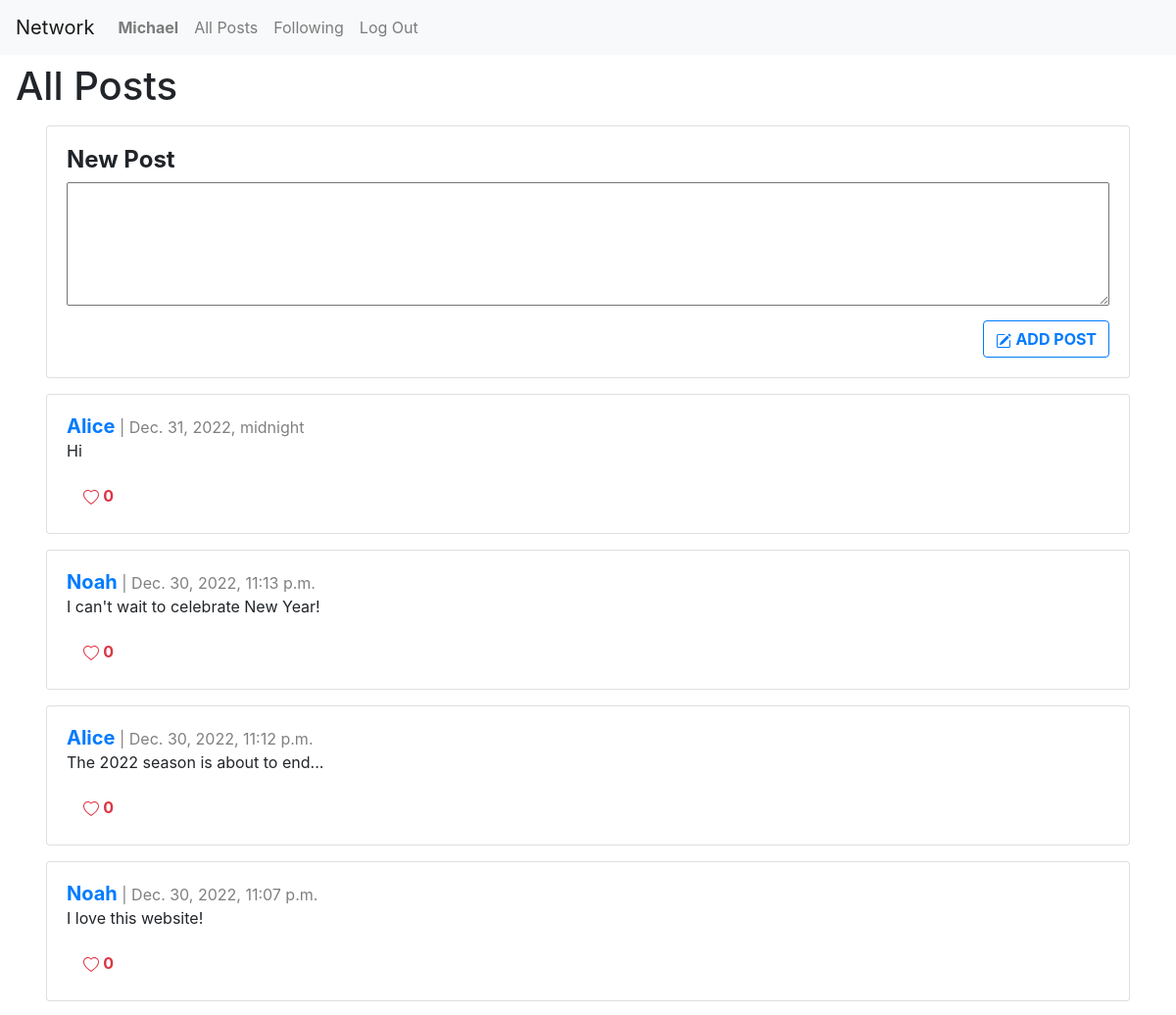
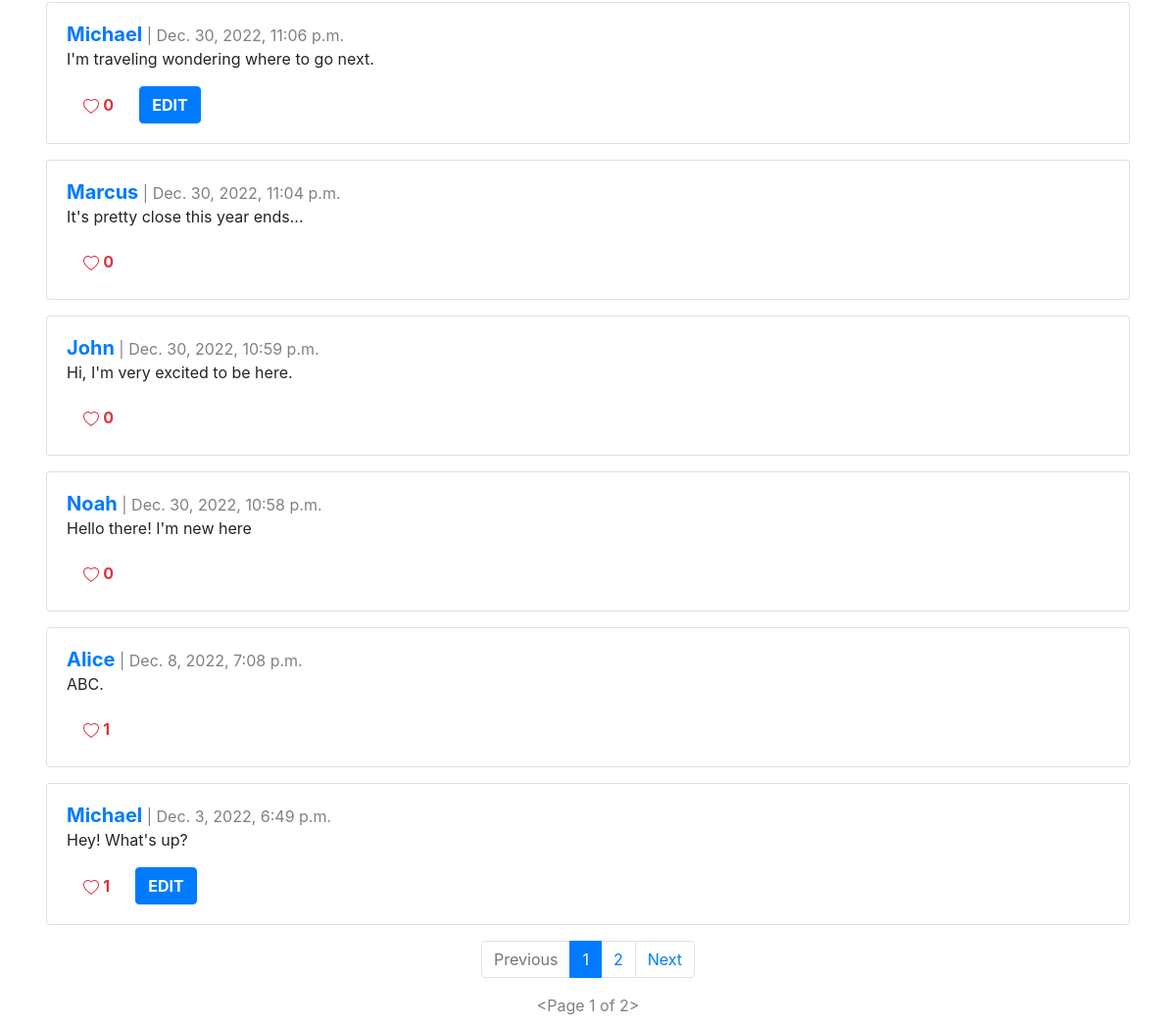
Page / (signed in) on the committed database (2 pictures, top to bottom).
### network/models.py (models this page shows, shortened)
class User(AbstractUser):
    pass

class Post(models.Model):
    author = models.ForeignKey("User", on_delete=models.CASCADE, related_name="user")
    description = models.CharField(max_length=1000)
    timestamp = models.DateTimeField(auto_now_add=True)

### network/views.py (the view)
# urls.py: path("", views.index, name="index"),
def index(request):
    posts = Post.objects.all().order_by("id").reverse()
    p = Paginator(posts, 10)
    pageNumber = request.GET.get('page')
    postsPage = p.get_page(pageNumber)
    totalLikes = Like.objects.all()
    postsLiked = []
    try:
        for like in totalLikes:
            if like.user.id == request.user.id:
                postsLiked.append(like.post.id)
    except:
        postsLiked = []
    return render(request, "network/index.html", {
        "posts": posts,
        "postsPage": postsPage,
        "postsLiked": postsLiked,
        "totalLikes": totalLikes
    })

### network/templates/network/index.html (shortened to what this page needs)
{% extends "network/layout.html" %}
{% block body %}
<div class="main-title">
    <h1>All Posts</h1>
</div>
<div class="main-content">
    {% if user.is_authenticated %}
    <div class="row">
        <div class="col">
            <div class="card h-100" id="post-grid">
                <div class="card-body">
                    <form action="{% url 'newPost' %}" method="POST">
                        <h4><strong>New Post</strong></h4>
                        <textarea name="newPostText" id="newPostText" rows="4"></textarea>
                        <div align="right">
                            <button id="newPostButton" type="submit" name="newPostButton"
                                class="btn btn-outline-primary">
                                <strong>ADD POST</strong>
                            </button>
                        </div>
                    </form>
                </div>
            </div>
        </div>
    </div>
    {% else %}
    <div class="alert alert-danger" role="alert">
        Please sign in or register to be able to add a post.
    </div>
    {% endif %}
    {% for post in postsPage %}
    <div class="row">
        <div class="col">
            <div class="card h-100" id="post-grid">
                <div class="card-body">
                    <h5 style="display: inline" class="card-title"><a href="{% url 'profilePage' user_id=post.author.id %}"><strong>{{ post.author }}</strong></a></h5>
                    <div style="display: inline; color: gray;" class="card-date"> | {{ post.timestamp }}</div>
                    <p class="card-text" id="description{{post.id}}">{{ post.description }}</p>
                    <div class="card-buttonsContainer">
                        {% if user.is_authenticated %}
                            {% if post.id in postsLiked %}
                            <div align="left" class="card-button">
                                <button id="heartButton{{post.id}}" onClick="likeHandler('{{ post.id }}', '{{postsLiked}}', '{{post.post_like.count}}')" type="submit" name="heartButton" class="btn btn-outline-danger heartButton">
                                    <svg xmlns="http://www.w3.org/2000/svg" width="16" height="16" fill="currentColor"
                                        class="bi bi-heart-fill" viewBox="0 0 16 16">
                                        <path fill-rule="evenodd"
                                            d="M8 1.314C12.438-3.248 23.534 4.735 8 15-7.534 4.736 3.562-3.248 8 1.314z" />
                                    </svg>
                                    <strong>{{ post.post_like.count }}</strong>
                                </button>
                            </div>
                            {% else %}
                            <div align="left" class="card-button">
                                <button id="heartButton{{post.id}}" onClick="likeHandler('{{ post.id }}', '{{postsLiked}}', '{{post.post_like.count}}')" type="submit" name="heartButton" class="btn btn-outline-danger heartButton">
                                    <strong>{{ post.post_like.count }}</strong>
                                </button>
                            </div>
                            {% endif %}
                        {% endif %}
                        {% if user.is_authenticated and user == post.author %}
                        <div align="right" class="card-button">
                            <button class="btn btn-primary" type="button" data-bs-toggle="modal" data-bs-target="#editPost{{ post.id }}"><strong>EDIT</strong></button>
                        </div>
                        {% endif %}
                    </div>
                </div>
            </div>
        </div>
    </div>
    {% endfor %}
    <nav aria-label="...">
        <ul class="pagination d-flex justify-content-center">
            {% if postsPage.has_previous %}
                <li class="page-item">
                    <a class="page-link" href="?page={{ postsPage.previous_page_number }}">Previous</a>
                </li>
            {% else %}
                <li class="page-item disabled">
                    <a class="page-link">Previous</a>
                </li>
            {% endif %}
            {% for pageNumber in postsPage.paginator.page_range %}
                {% if postsPage.number == pageNumber %}
                    <li class="page-item active" aria-current="page">
                        <a class="page-link">{{pageNumber}}</a>
                    </li>
                {% else %}
                    <a href="?page={{ pageNumber }}" class="page-link">
                        {{ pageNumber }}
                    </a>
                {% endif %}
            {% endfor %}
            {% if postsPage.has_next %}
                <li class="page-item">
                    <a class="page-link" href="?page={{ postsPage.next_page_number }}">Next</a>
                </li>
            {% else %}
                <li class="page-item disabled">
                    <a class="page-link">Next</a>
                </li>
            {% endif %}
        </ul>
    </nav>
    <div class="d-flex justify-content-center" style="color: gray;" class="card-date">{{ postsPage }}</div>
</div>
{% endblock %}

### network/templates/network/layout.html (shortened to what this page needs)
{% load static %}
<!DOCTYPE html>
<html lang="en">
    <head>
        <link rel="stylesheet" href="https://stackpath.bootstrapcdn.com/bootstrap/4.4.1/css/bootstrap.min.css">
        <link rel="stylesheet" href="https://cdn.jsdelivr.net/npm/bootstrap-icons@1.10.2/font/bootstrap-icons.css">
        <link rel="stylesheet" href="https://use.fontawesome.com/releases/v5.8.2/css/all.css">
        <link href="{% static 'network/styles.css' %}" rel="stylesheet">
    </head>
    <body>
        <nav class="navbar navbar-expand-lg navbar-light bg-light">
            <a class="navbar-brand" href="{% url 'index' %}">Network</a>
            <div>
              <ul class="navbar-nav mr-auto">
                {% if user.is_authenticated %}
                    <li class="nav-item">
                        <a class="nav-link" href="{% url 'profilePage' user_id=user.id%}"><strong>{{ user.username }}</strong></a>
                    </li>
                {% endif %}
                <li class="nav-item">
                  <a class="nav-link" href="{% url 'index' %}">All Posts</a>
                </li>
                {% if user.is_authenticated %}
                    <li class="nav-item">
                        <a class="nav-link" href="{% url 'following' %}">Following</a>
                    </li>
                    <li class="nav-item">
                        <a class="nav-link" href="{% url 'logout' %}">Log Out</a>
                    </li>
                {% endif %}
              </ul>
            </div>
          </nav>
        <div class="body">
            {% block body %}
            {% endblock %}
        </div>
    </body>
</html>

### network/static/network/styles.css (style rules this page uses)
textarea { width: 100%; font-size: 20px; }
.row { margin: 1em 0em; }
.card-button { display: inline; margin: 0em .3em; }
.main-title { margin: .5em 1em; }
.main-content { margin: .4em 2em; }
.heartButton { border: none; }
#newPostButton { margin: .6em 0em 0em; }

### rows in the picture
User: username "Michael"
Post: author "Alice", timestamp "Dec. 31, 2022, midnight", description "Hi", post_like.count "0"
Post: author "Noah", timestamp "Dec. 30, 2022, 11:13 p.m.", description "I can't wait to celebrate New Year!", post_like.count "0"
Post: author "Alice", timestamp "Dec. 30, 2022, 11:12 p.m.", description "The 2022 season is about to end...", post_like.count "0"
Post: author "Noah", timestamp "Dec. 30, 2022, 11:07 p.m.", description "I love this website!", post_like.count "0"
Post: author "Michael", timestamp "Dec. 30, 2022, 11:06 p.m.", description "I'm traveling wondering where to go next.", post_like.count "0"
Post: author "Marcus", timestamp "Dec. 30, 2022, 11:04 p.m.", description "It's pretty close this year ends...", post_like.count "0"
Post: author "John", timestamp "Dec. 30, 2022, 10:59 p.m.", description "Hi, I'm very excited to be here.", post_like.count "0"
Post: author "Noah", timestamp "Dec. 30, 2022, 10:58 p.m.", description "Hello there! I'm new here", post_like.count "0"
Post: author "Alice", timestamp "Dec. 8, 2022, 7:08 p.m.", description "ABC.", post_like.count "1"
Post: author "Michael", timestamp "Dec. 3, 2022, 6:49 p.m.", description "Hey! What's up?", post_like.count "1"

### other values in the picture
{{ pageNumber }} "1"
{{ pageNumber }} "2"
{{ postsPage }} "<Page 1 of 2>"
